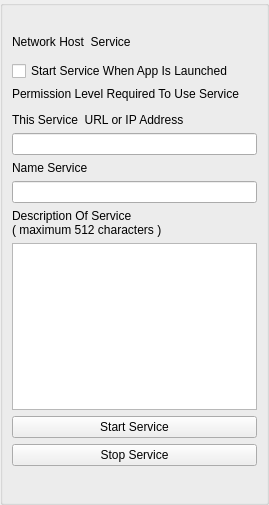
<?xml version="1.0" encoding="UTF-8"?>
<ui version="4.0">
 <class>NetworkHostServiceClass</class>
 <widget class="QWidget" name="NetworkHostServiceClass">
  <property name="geometry">
   <rect>
    <x>0</x>
    <y>0</y>
    <width>269</width>
    <height>505</height>
   </rect>
  </property>
  <property name="windowTitle">
   <string>Network Host Service</string>
  </property>
  <property name="styleSheet">
   <string notr="true"/>
  </property>
  <layout class="QVBoxLayout" name="verticalLayout">
   <property name="spacing">
    <number>0</number>
   </property>
   <property name="leftMargin">
    <number>0</number>
   </property>
   <property name="topMargin">
    <number>0</number>
   </property>
   <property name="rightMargin">
    <number>0</number>
   </property>
   <property name="bottomMargin">
    <number>0</number>
   </property>
   <item>
    <widget class="QGroupBox" name="ItemsGroupBox">
     <property name="minimumSize">
      <size>
       <width>0</width>
       <height>0</height>
      </size>
     </property>
     <property name="title">
      <string/>
     </property>
     <layout class="QVBoxLayout" name="verticalLayout_2">
      <item>
       <widget class="QLabel" name="m_StatusLabel">
        <property name="text">
         <string notr="true"/>
        </property>
       </widget>
      </item>
      <item>
       <widget class="QLabel" name="m_ServiceTitleLabel">
        <property name="text">
         <string>Network Host  Service</string>
        </property>
        <property name="wordWrap">
         <bool>true</bool>
        </property>
       </widget>
      </item>
      <item>
       <widget class="InformationWidget" name="m_InfoWidget" native="true"/>
      </item>
      <item>
       <widget class="QCheckBox" name="m_StartupCheckBox">
        <property name="text">
         <string>Start Service When App Is Launched</string>
        </property>
       </widget>
      </item>
      <item>
       <widget class="QLabel" name="m_PermissionLabel">
        <property name="text">
         <string>Permission Level Required To Use Service</string>
        </property>
       </widget>
      </item>
      <item>
       <widget class="PermissionWidget" name="m_PermissionWidget" native="true"/>
      </item>
      <item>
       <widget class="QLabel" name="m_UrlDescriptionLabel">
        <property name="text">
         <string>This Service  URL or IP Address</string>
        </property>
       </widget>
      </item>
      <item>
       <widget class="QLineEdit" name="m_UrlEdit"/>
      </item>
      <item>
       <widget class="QLabel" name="m_NameLabel">
        <property name="text">
         <string>Name Service</string>
        </property>
       </widget>
      </item>
      <item>
       <widget class="QLineEdit" name="m_NameEdit"/>
      </item>
      <item>
       <widget class="QLabel" name="m_DescriptionLabel">
        <property name="text">
         <string>Description Of Service  
( maximum 512 characters )</string>
        </property>
       </widget>
      </item>
      <item>
       <widget class="QPlainTextEdit" name="n_DescriptionEdit">
        <property name="sizePolicy">
         <sizepolicy hsizetype="Expanding" vsizetype="Preferred">
          <horstretch>0</horstretch>
          <verstretch>0</verstretch>
         </sizepolicy>
        </property>
       </widget>
      </item>
      <item>
       <widget class="QPushButton" name="m_StartButton">
        <property name="text">
         <string>Start Service</string>
        </property>
       </widget>
      </item>
      <item>
       <widget class="QPushButton" name="m_StopButton">
        <property name="sizePolicy">
         <sizepolicy hsizetype="Minimum" vsizetype="Preferred">
          <horstretch>0</horstretch>
          <verstretch>0</verstretch>
         </sizepolicy>
        </property>
        <property name="minimumSize">
         <size>
          <width>0</width>
          <height>0</height>
         </size>
        </property>
        <property name="text">
         <string>Stop Service</string>
        </property>
       </widget>
      </item>
      <item>
       <widget class="QLabel" name="m_ServiceStatusLabel">
        <property name="font">
         <font>
          <pointsize>10</pointsize>
         </font>
        </property>
        <property name="text">
         <string/>
        </property>
       </widget>
      </item>
      <item>
       <widget class="FriendListWidget" name="m_FriendListWidget" native="true">
        <property name="sizePolicy">
         <sizepolicy hsizetype="Expanding" vsizetype="Expanding">
          <horstretch>0</horstretch>
          <verstretch>0</verstretch>
         </sizepolicy>
        </property>
       </widget>
      </item>
     </layout>
    </widget>
   </item>
  </layout>
 </widget>
 <customwidgets>
  <customwidget>
   <class>FriendListWidget</class>
   <extends>QWidget</extends>
   <header>FriendListWidget.h</header>
   <container>1</container>
  </customwidget>
  <customwidget>
   <class>PermissionWidget</class>
   <extends>QWidget</extends>
   <header>PermissionWidget.h</header>
   <container>1</container>
  </customwidget>
  <customwidget>
   <class>InformationWidget</class>
   <extends>QWidget</extends>
   <header>InformationWidget.h</header>
   <container>1</container>
  </customwidget>
 </customwidgets>
 <resources>
  <include location="../gotvcommon.qrc"/>
 </resources>
 <connections/>
</ui>
